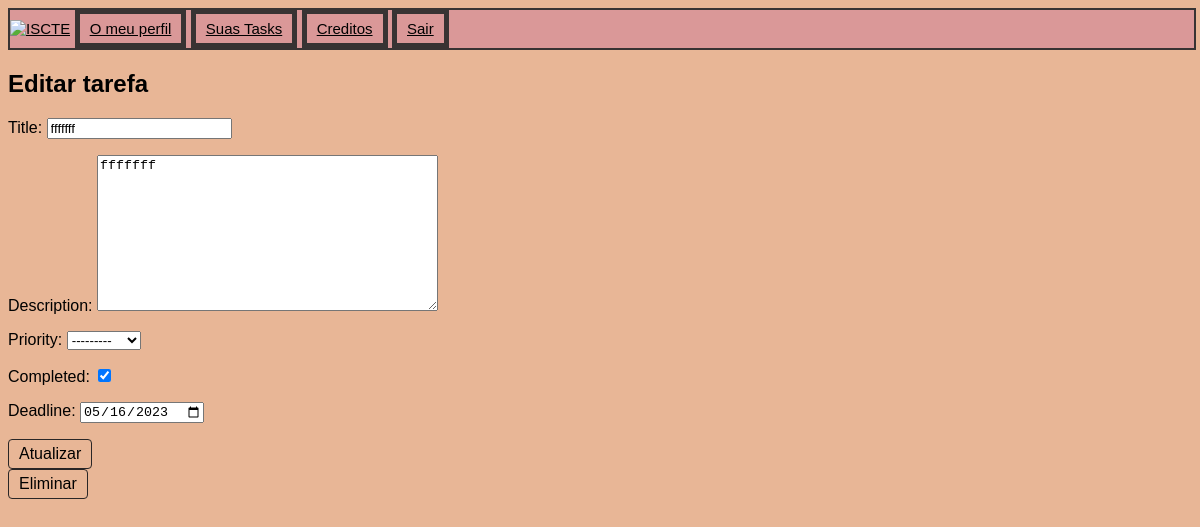
/taskmanager/tasks/edit/14/ (signed in), run on the app's committed database.
### taskmanager/models.py (models this page shows, shortened)
class Task(models.Model):
    PRIORITY_CHOICES = [
        ('pouca', 'Pouca'),
        ('mediana', 'Mediana'),
        ('alta', 'Alta')
    ]
    title = models.CharField(max_length=200)
    description = models.TextField()
    priority = models.CharField(max_length=20, choices=PRIORITY_CHOICES)
    deadline = models.DateField()
    completed = models.BooleanField(default=False)
    user = models.ForeignKey(User, on_delete=models.CASCADE)

### taskmanager/views.py (the view)
# urls.py: path('tasks/edit/<int:task_id>/', views.edit_task, name='edit_task'),
@login_required(login_url='/taskmanager/')
def edit_task(request, task_id):
    task = Task.objects.get(id=task_id)
    if request.method == 'POST':
        form = TaskForm(request.POST, instance=task)
        if form.is_valid():
            form.save()
            return redirect('taskmanager:task_list')
    else:
        form = TaskForm(instance=task)
    return render(request, 'taskmanager/edit_task.html', {'form': form, 'task': task})

### taskmanager/forms.py
class TaskForm(forms.ModelForm):
    class Meta:
        model = Task
        fields = ['title', 'description', 'priority', 'completed', 'deadline']
        widgets = {
            'deadline': forms.DateInput(attrs={'type': 'date'})
        }

### taskmanager/templates/taskmanager/edit_task.html (shortened to what this page needs)
{% extends "./base.html" %}
{% block head %}
    {% load static %}
    <link rel="stylesheet" type="text/css" href="{% static 'taskmanager/css/mystyle.css'%}">
{% endblock %}
{% block content %}
  <h2>Editar tarefa</h2>
  <form method="post" action="{% url 'taskmanager:edit_task' task.id %}">
    {{ form.as_p }}
    <button type="submit">Atualizar</button>
  </form>
    <button id="delete">Eliminar</button>
{% endblock %}

### taskmanager/static/taskmanager/css/mystyle.css (style rules this page uses)
body { background-color: #e8b696; font-family: "Arial"; }
button { display: inline-block; padding: 5px 10px; background-color: #e8b696; color: #000000; text-decoration: none; border-radius: 4px; border: 1px solid black; border-color: #2a2626; cursor: pointer; font-size: 16px; }

### data on the page
Task: title "fffffff", description "fffffff", priority "---------", completed "☑", deadline "05/16/2023"
